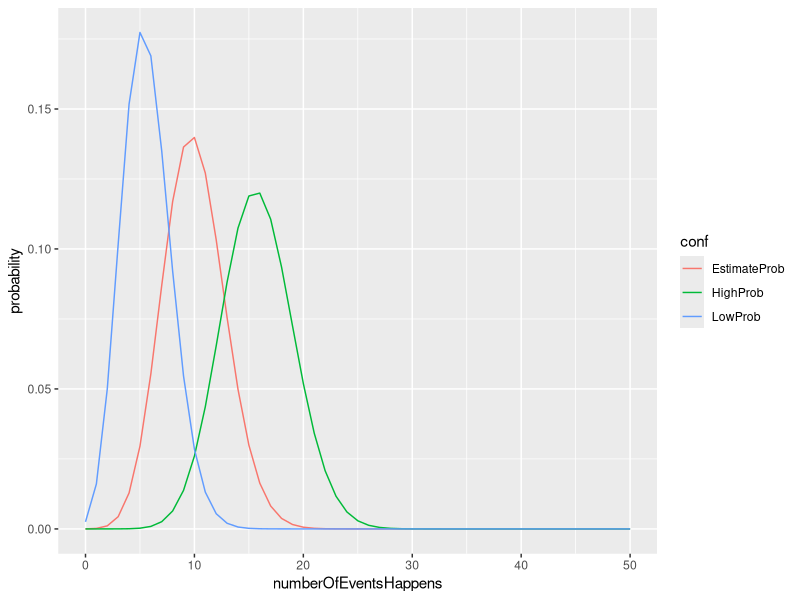
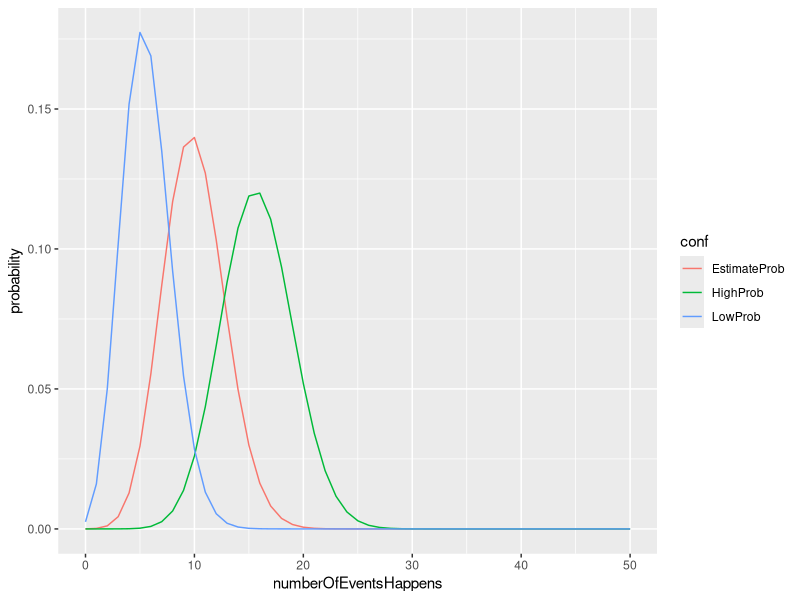

R code for these plots, in order:
## ---- chunk 1
require(ggplot2)
bModel <- binom.test(10, 50, conf.level = .9)
confRange <- bModel$conf.int
x <- c(0:50)
lowRandom <- dbinom(x, 50, confRange[1])
sampleRandom <- dbinom(x, 50, bModel$estimate)
highRandom <- dbinom(x, 50, confRange[2])
        
biDfLow <- data.frame(numberOfEventsHappens = x, probability = lowRandom, conf = "LowProb")
biDfEst <- data.frame(numberOfEventsHappens=x, probability = sampleRandom, conf = "EstimateProb")
biDfHigh <- data.frame( numberOfEventsHappens=x, probability = highRandom, conf="HighProb")
biDf <- rbind(biDfLow, biDfEst, biDfHigh)
        
ggplot(biDf, aes(x = numberOfEventsHappens, y = probability, colour = conf)) + geom_line()
## ---- chunk 2
require(ggplot2)
bModel <- binom.test(10, 50, conf.level = .9)
confRange <- bModel$conf.int
x <- c(0:50)
lowRandom <- dbinom(x, 50, confRange[1])
sampleRandom <- dbinom(x, 50, bModel$estimate)
highRandom <- dbinom(x, 50, confRange[2])
        
biDfLow <- data.frame(numberOfEventsHappens = x, probability = lowRandom, conf = "LowProb")
biDfEst <- data.frame(numberOfEventsHappens=x, probability = sampleRandom, conf = "EstimateProb")
biDfHigh <- data.frame( numberOfEventsHappens=x, probability = highRandom, conf="HighProb")
biDf <- rbind(biDfLow, biDfEst, biDfHigh)
        
ggplot(biDf, aes(x = numberOfEventsHappens, y = probability, colour = conf)) + geom_line()
   
